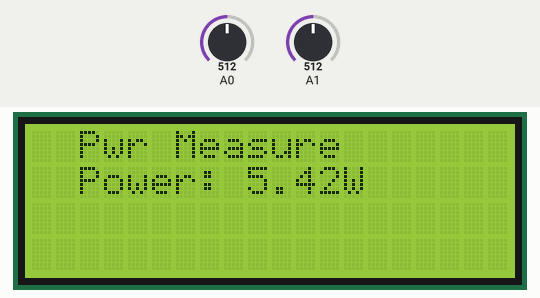
This sketch was run on a simulated Arduino Uno, built with avr-gcc and run on an emulated ATmega328P. Shown: 20×4 character LCD. The inputs (shaded band) are chosen by the test bench; at power-on: A0 = 512, A1 = 512. What the sketch prints to the serial monitor is not drawn.

Above: at 1.2 s.
1.3 s: A0 set to 716
At 2.1 s:
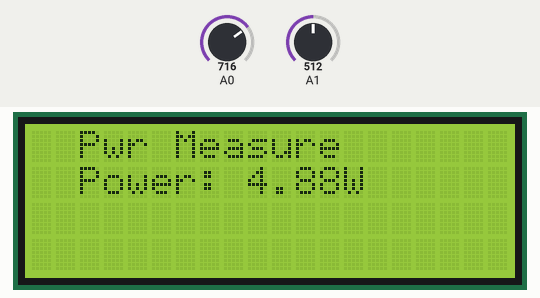
2.9 s: A1 set to 716
At 3.9 s:
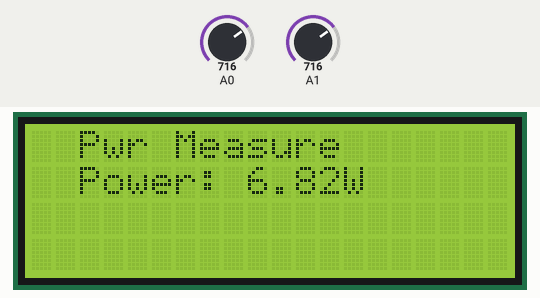
4.4 s: A0 set to 900
At 4.8 s:
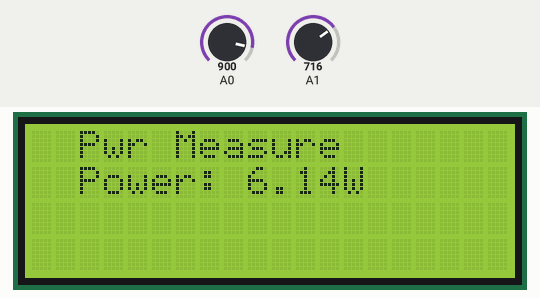
6.0 s: A1 set to 900
At 6.9 s:
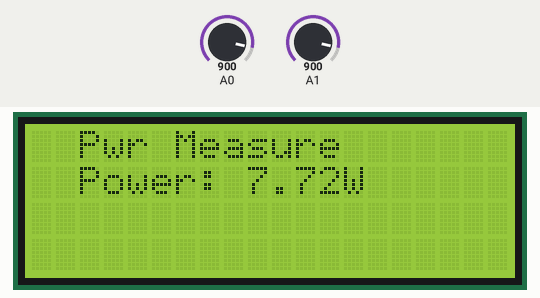
7.6 s: A0 set to 1023
At 8.9 s:
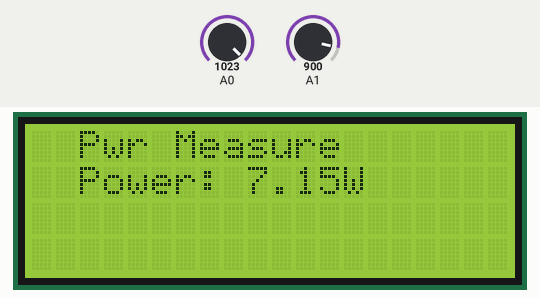
9.2 s: A1 set to 1023
At 9.6 s:
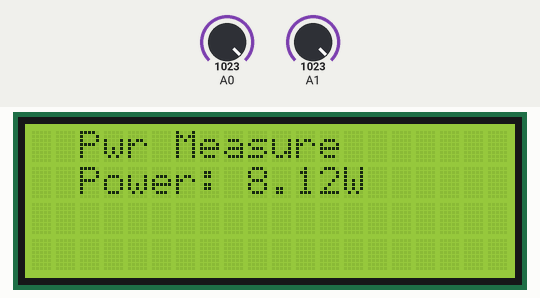
Timing chart, 0 to 11.7 s (numbered marks = the images above; inputs shaded):
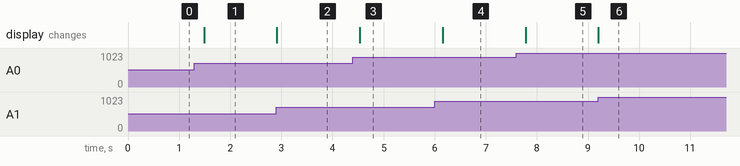

Measured:
- after the input at 1.3 s, the display: changes after 0.19 s (image 1)
- after the input at 2.9 s, the display: changes at once (image 2)
- after the input at 4.4 s, the display: changes after 0.13 s (image 3)
- after the input at 6.0 s, the display: changes after 0.16 s (image 4)
- after the input at 7.6 s, the display: changes after 0.18 s (image 5)
- after the input at 9.2 s, the display: changes at once (image 6)

The sketch:

Power_Circuit_in_5v_solar_panel.ino
```cpp
// include the library code:
#include <LiquidCrystal.h> //library for LCD

// initialize the library with the numbers of the interface pins
LiquidCrystal lcd(13, 12, 11, 10, 9, 8);

//Measuring Current Using ACS712
int sensitivity = 66; // use 100 for 20A Module and 185 for 5A Module
int adcvalue= 0;
int offsetvoltage = 2500;  //Sensor Callibration
double Voltage = 0; //voltage measuring
double Current = 0;// Current measuring

void setup()
{
  Serial.begin(9600);
  lcd.begin(20, 4); // set up the LCD's number of columns and rows:
  //lcd.setCursor(0,0);
  //lcd.print("  BRIGHT LIGHT    ");
  lcd.setCursor(0,0);
  lcd.print("  Pwr Measure ");
}

void loop()
{
  // Measure The Votage ***********************************
  // read the input on analog pin A1:
  int sensorValue = analogRead(A1);
  // Convert the analog reading (which goes from 0 - 1023) to a voltage (0 - 5V):
  float vol = (sensorValue * 5.0) / 1023.0;
  float voltage = (sensorValue * 5.0) / 1023.0;

  // Measure The Current ***********************************
  adcvalue = analogRead(A0);//reading the value from the analog pin A0
  Voltage = (adcvalue / 1024.0) * 1000; // Gets you mV
  Current = ((Voltage - offsetvoltage) / sensitivity);

  float Power = voltage*Current;
  Power=-Power/14;
  ///if(Power>1.97){Power=2;}
  //else if(Power<0.02){Power=0.02;}


    // Measure The Power ***********************************
  lcd.setCursor(0,1);
  lcd.print("  Power: ");
  lcd.print(Power);
  Serial.println(Power);
  lcd.print("W"); //unit for the current to be measured
  delay(200);
}
```
